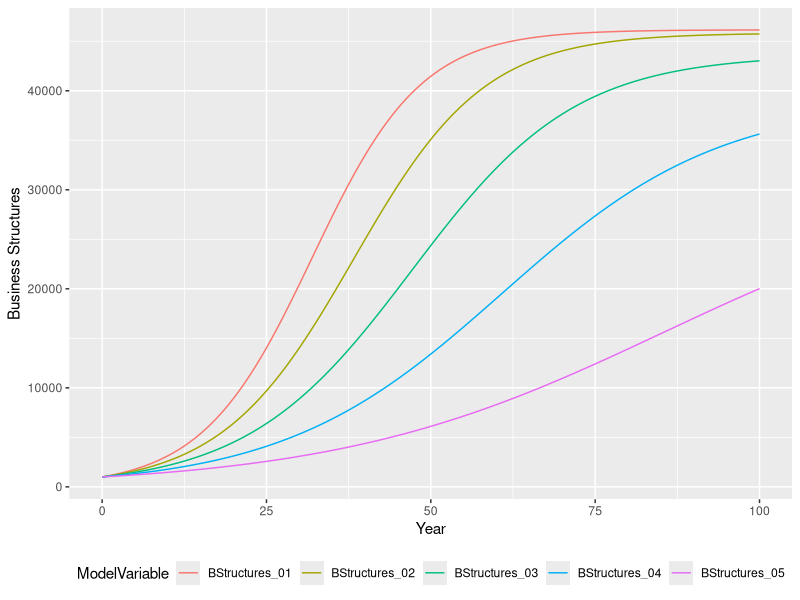

The R script that drew this image:
library(deSolve)
library(dplyr)
library(tidyr)
library(ggplot2)

START <- 0; FINISH<-100; STEP<-0.125;
simtime <- seq(START, FINISH, by=STEP)

ARRAY_SIZE<- 5; NUMBER_STOCKS     <- 2
stocks  <- c(BStructures_01=1000,
             BStructures_02=1000,
             BStructures_03=1000,
             BStructures_04=1000,
             BStructures_05=1000,
             BDemolished_01=0,
             BDemolished_02=0,
             BDemolished_03=0,
             BDemolished_04=0,
             BDemolished_05=0)

array_names <- c("Array_01", "Array_02", "Array_03","Array_04","Array_05")
                             
NormalGrowthRate        <- c(Array_01=0.13,Array_02=0.12,Array_03=0.11,Array_04=0.10,Array_05=0.09) 
DemolitionFraction      <- c(Array_01=0.01,Array_02=0.02,Array_03=0.03,Array_04=0.04,Array_05=0.05) 
LandRequiredPerBusiness <- c(Array_01=0.2,Array_02=0.2,Array_03=0.2,Array_04=0.2,Array_05=0.2) 
TotalAvailableLand      <- c(Array_01=10000,Array_02=11000,Array_03=12000,Array_04=13000,Array_05=14000) 

model <- function(time, stocks, auxs){
  states<-matrix(stocks,nrow=ARRAY_SIZE,ncol=NUMBER_STOCKS)
  rownames(states) <- array_names
  colnames(states) <- c("BusinessStructures","BusinessesDemolished")


  LandFractionOccupied <- states[,"BusinessStructures"]*
                            LandRequiredPerBusiness/TotalAvailableLand
  
  EffectofLandFractionOccupiedonGrowthRate <- 1 - LandFractionOccupied
    
  ActualGrowthRate <- NormalGrowthRate*EffectofLandFractionOccupiedonGrowthRate
    
  # Inflow
  BusinessConstruction <- ActualGrowthRate * states[,"BusinessStructures"]

  # Outflow
  BusinessDemolition <- states[,"BusinessStructures"] * DemolitionFraction
    
  # the net flow
  d_BusinessStructures_dt <-  BusinessConstruction - BusinessDemolition
  d_BusinessesDemolished_dt <-  BusinessDemolition
    
  return (list(c(d_BusinessStructures_dt,d_BusinessesDemolished_dt)))   
}

o<-data.frame(ode(y=stocks, times=simtime, func = model, 
                  parms=NULL, method="euler"))

tidy_o <- select(o,time, contains("BStructures")) %>%
          gather(key = ModelVariable, value = Value, 
                 BStructures_01:BStructures_05)

ggplot(tidy_o,aes(x=time,y=Value,colour=ModelVariable))+geom_path()+
  ylab("Business Structures")+xlab("Year")+
  theme(legend.position = "bottom")
